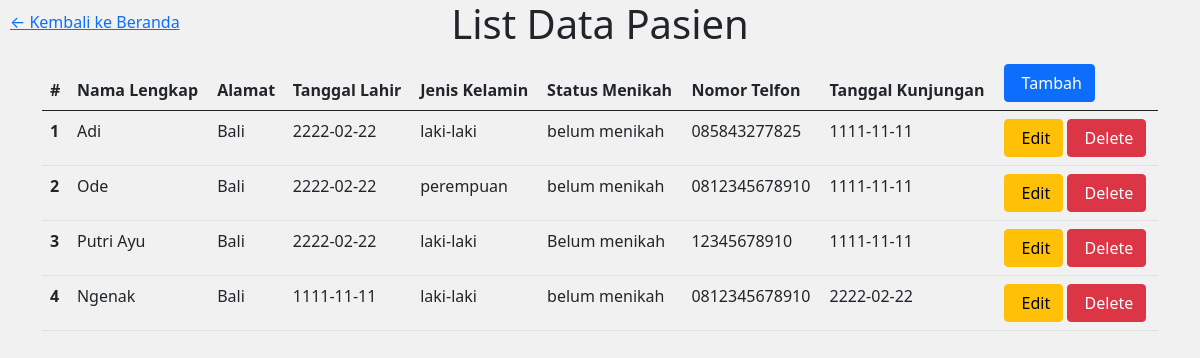
The page /datapasien.php on the database its author committed.
### tables this page shows
CREATE TABLE `tb_pasien` (
  `idpasien` int(20) NOT NULL AUTO_INCREMENT,
  `nama` varchar(50) DEFAULT NULL,
  `alamat` varchar(50) DEFAULT NULL,
  `tgllahir` varchar(30) DEFAULT NULL,
  `jk` varchar(20) DEFAULT NULL,
  `status` varchar(20) DEFAULT NULL,
  `tlfn` varchar(20) DEFAULT NULL,
  `tglkunjungan` varchar(20) DEFAULT NULL,
  PRIMARY KEY (`idpasien`)
);

### pasienlist.php (the view)
<table class="table table-hover">
  <thead>
    <tr>
      <th scope="col">#</th>
      <th scope="col">Nama Lengkap</th>
      <th scope="col">Alamat</th>
      <th scope="col">Tanggal Lahir</th>
      <th scope="col">Jenis Kelamin</th>
      <th scope="col">Status Menikah</th>
      <th scope="col">Nomor Telfon</th>
      <th scope="col">Tanggal Kunjungan</th>
      <th scope="col"><a href="datapasien.php?aksi=new" class="btn btn-primary"><i class="fa-solid fa-user-plus"></i>&nbsp;Tambah</a></th>
    </tr>
  </thead>
  <tbody>
    <?php
    $sql = "SELECT * FROM tb_pasien ORDER BY tb_pasien.idpasien;";
    $hasil = mysqli_query($cnn, $sql);
    $cx = 0;
    while($h = mysqli_fetch_assoc($hasil)){
        $cx++;
    ?>
    <tr>
        <th scope="row"><?=$cx?></th>
        <td><?=$h["nama"]?></td>
        <td><?=$h["alamat"]?></td>
        <td><?=$h["tgllahir"]?></td>
        <td><?=$h["jk"]?></td>
        <td><?=$h["status"]?></td>
        <td><?=$h["tlfn"]?></td>
        <td><?=$h["tglkunjungan"]?></td>
        <td>
            <a href="datapasien.php?aksi=edit&p1=<?=$h["idpasien"]?>" class="btn btn-warning"><i class="fa-solid fa-user-pen"></i>&nbsp;Edit</a>
            <a href="datapasien.php?aksi=del&p1=<?=$h["idpasien"]?>" class="btn btn-danger"><i class="fa-solid fa-user-xmark"></i>&nbsp;Delete</a>
        </td>
    </tr>
    <?php
    }
    ?>
  </tbody>
</table>

### datapasien.php (shortened to what this page needs)
<?php
$jdpage = "List";
$pg = "pasienlist.php";
?>
<!doctype html>
<html lang="en">
<head>
    <link href="https://cdn.jsdelivr.net/npm/bootstrap@5.0.2/dist/css/bootstrap.min.css" rel="stylesheet">
</head>
<body>
    <div class="container">
        <h1 class="text-center"><?=$jdpage?> Data Pasien </h1>
        <?php include($pg); ?>
    </div>
    <a href="toolbar.php" class="corner-button">&#8592; Kembali ke Beranda</a>
</body>
</html>

### datapasien.php (style rules this page uses)
body { background-color: #f1f1f1; }
.corner-button { position: absolute; top: 10px; left: 10px; }

### rows shown on the page
tb_pasien: nama "Adi", alamat "Bali", tgllahir "2222-02-22", jk "laki-laki", status "belum menikah", tlfn "085843277825", tglkunjungan "1111-11-11"
tb_pasien: nama "Ode", alamat "Bali", tgllahir "2222-02-22", jk "perempuan", status "belum menikah", tlfn "0812345678910", tglkunjungan "1111-11-11"
tb_pasien: nama "Putri Ayu", alamat "Bali", tgllahir "2222-02-22", jk "laki-laki", status "Belum menikah", tlfn "12345678910", tglkunjungan "1111-11-11"
tb_pasien: nama "Ngenak", alamat "Bali", tgllahir "1111-11-11", jk "laki-laki", status "belum menikah", tlfn "0812345678910", tglkunjungan "2222-02-22"
